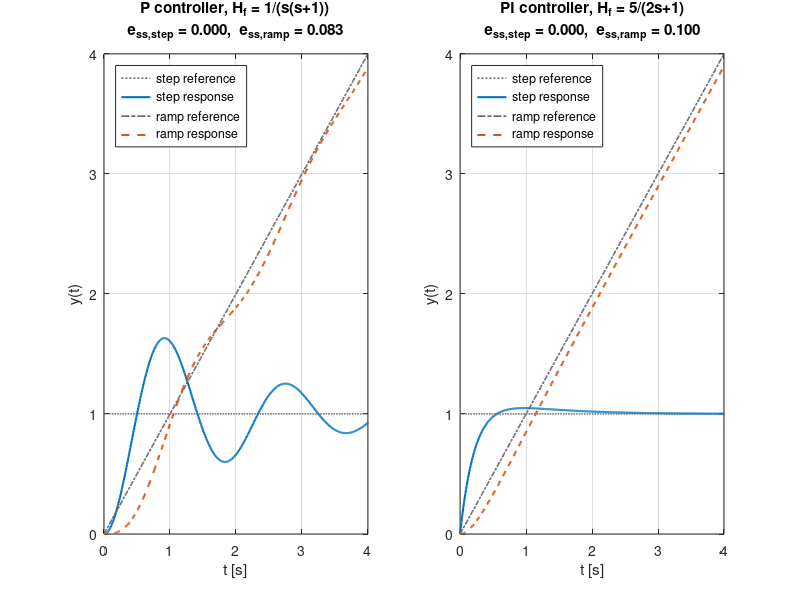
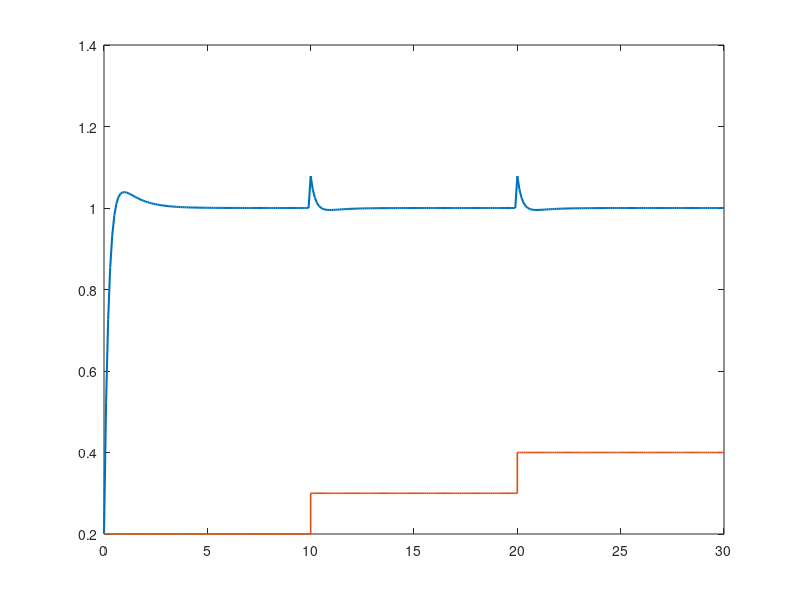

These figures' MATLAB source, in order: (Note: this script raises an error after producing the figures.)
%% make_figures.m - regenerates the figures used in README.md
% Uses the same plants and controller design steps as the lab scripts in src/.
% Requires: MATLAB + Control System Toolbox. Run from this folder.
clear; close all;
here = fileparts(mfilename('fullpath'));
out  = fullfile(here, 'figures');
if ~exist(out, 'dir'), mkdir(out); end
c = lines(4);

%% Lab 2 - steady-state error: P controller on a type-1 plant vs PI on a type-0 plant
t  = 0:0.01:15;
H1 = feedback(series(tf(12, 1), tf(1, [1 1 0])), 1);          % P,  Hf = 1/(s(s+1))
H2 = feedback(series(tf([2 2], [1 0]), tf(5, [2 1])), 1);     % PI, Hf = 5/(2s+1)
f = figure('Color', 'w', 'Position', [100 100 1100 420]);
cases = {H1, 'P controller, H_f = 1/(s(s+1))'; H2, 'PI controller, H_f = 5/(2s+1)'};
for k = 1:2
    H = cases{k, 1};
    yp = step(H, t); yv = lsim(H, t, t);
    subplot(1, 2, k);
    plot(t, ones(size(t)), ':', 'Color', [0.4 0.4 0.4], 'LineWidth', 1.2); hold on;
    plot(t, yp, 'LineWidth', 1.5, 'Color', c(1,:));
    plot(t, t, '-.', 'Color', [0.4 0.4 0.4], 'LineWidth', 1.2);
    plot(t, yv, '--', 'LineWidth', 1.5, 'Color', c(2,:));
    grid on; xlabel('t [s]'); ylabel('y(t)'); ylim([0 4]); xlim([0 4]);
    title({cases{k, 2}, sprintf('e_{ss,step} = %.3f,  e_{ss,ramp} = %.3f', abs(1 - yp(end)), t(end) - yv(end))});
    legend({'step reference', 'step response', 'ramp reference', 'ramp response'}, 'Location', 'northwest');
end
exportgraphics(f, fullfile(out, 'lab02_steady_state_error.png'), 'Resolution', 150);

%% Lab 3 - disturbance rejection with a PI controller (superposition)
t   = 0:0.1:30;
Hf  = tf(5, [2 1]);  Hc = tf([2 2], [1 0]);
Hry = feedback(Hc*Hf, 1);                    % reference -> output
Hpy = feedback(1, Hc*Hf);                    % output disturbance -> output
p   = 0.2*(t < 10) + 0.3*((t >= 10) & (t < 20)) + 0.4*(t >= 20);
yr  = step(Hry, t); yp = lsim(Hpy, p, t);
f = figure('Color', 'w', 'Position', [100 100 900 420]);
plot(t, yr + yp, 'LineWidth', 1.5); hold on; stairs(t, p, 'LineWidth', 1.2);
yline(1, 'k:'); grid on; ylim([0 1.15]); xlabel('t [s]'); ylabel('amplitude');
legend({'output y = y_r + y_p', 'step disturbance p(t)', 'reference'}, 'Location', 'east');
title('PI loop rejects stepwise output disturbances (integral action)');
exportgraphics(f, fullfile(out, 'lab03_disturbance_rejection.png'), 'Resolution', 150);

%% Labs 7-8 - frequency-domain design of P, PD, PI (lag) and PID on Hf = 3.5/(s(0.5s+1))
Hf = tf(3.5, [0.5 1 0]);
C = struct();
% P (lab 7): gain from the magnitude condition for sigma = 7 %
s7 = 0.07; z7 = abs(log(s7)/sqrt(pi^2 + log(s7)^2));
A = 1/(4*sqrt(2)*z7^2); Vrp = db2mag(-(1.85 - db(A)));
C.P = tf(Vrp, 1);
% PD (lab 7): zero cancels the plant pole (Td = 0.5 s), pole moved tsp/tspd times further left
tsp = 3.88; tspd = 2; Td = 0.5; Tn = Td*(tspd/tsp);
C.PD = tf([Vrp*(tsp/tspd)*Td Vrp*(tsp/tspd)], [Tn 1]);
% PI / lag (lab 8): raise the velocity constant from 1.25 to 7
Vrp8 = 0.3423; cvp = 1.25; cvpi = 7; wt1 = 1.06;
wz = wt1/10; Tz = 1/wz; Tp = 1/(wz*(cvp/cvpi));
C.PI = tf([Vrp8*(cvpi/cvp)*Tz Vrp8*(cvpi/cvp)], [Tp 1]);
% PID (lab 8): lag + lead
tspid = 0.7; Tn2 = Td*(tspid/tsp);
Vrpid = Vrp8*(cvpi/cvp)*(tsp/tspid);
C.PID = series(tf([Vrpid*Tz Vrpid], [Tp 1]), tf([Td 1], [Tn2 1]));

names = fieldnames(C); t = 0:0.005:12;
f = figure('Color', 'w', 'Position', [100 100 1100 440]);
subplot(1, 2, 1); hold on;
fprintf('\n%-4s %10s %10s %10s %10s\n', 'Hc', 'sigma[%]', 'ts[s]', 'cv[1/s]', 'PM[deg]');
leg = cell(size(names));
for k = 1:numel(names)
    L  = series(C.(names{k}), Hf); H = feedback(L, 1);
    y  = step(H, t); si = stepinfo(H);
    tr = 0:0.01:50; e = tr(end) - lsim(H, tr, tr); e = e(end);
    [~, pm] = margin(L);
    fprintf('%-4s %10.2f %10.2f %10.2f %10.1f\n', names{k}, si.Overshoot, si.SettlingTime, 1/e, pm);
    plot(t, y, 'LineWidth', 1.5);
    leg{k} = sprintf('%s: \\sigma = %.1f %%, t_s = %.2f s, c_v = %.2f', names{k}, si.Overshoot, si.SettlingTime, 1/e);
end
yline(1, 'k:'); grid on; box on; xlabel('t [s]'); ylabel('y(t)');
legend(leg, 'Location', 'southeast'); title('Closed-loop step responses, H_f = 3.5 / (s(0.5s+1))');
subplot(1, 2, 2);
opts = bodeoptions; opts.PhaseVisible = 'off'; opts.Grid = 'on'; opts.Title.String = 'Open-loop magnitude L(j\omega)';
bodeplot(series(C.P, Hf), series(C.PD, Hf), series(C.PI, Hf), series(C.PID, Hf), {1e-3, 1e2}, opts);
legend(names, 'Location', 'southwest');
exportgraphics(f, fullfile(out, 'lab07_08_p_pd_pi_pid.png'), 'Resolution', 150);
